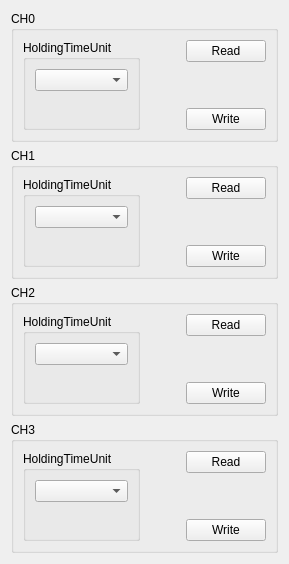
       <widget class="QWidget" name="tabAdvanced">
        <attribute name="title">
         <string>Advanced</string>
        </attribute>
        <layout class="QVBoxLayout" name="verticalLayout_34">
         <item>
          <layout class="QVBoxLayout" name="verticalLayout_33">
           <item>
            <widget class="QGroupBox" name="groupBox_5">
             <property name="title">
              <string>CH0</string>
             </property>
             <layout class="QVBoxLayout" name="verticalLayout_20">
              <item>
               <layout class="QHBoxLayout" name="horizontalLayout_31">
                <item>
                 <widget class="QGroupBox" name="groupBox_10">
                  <property name="title">
                   <string>HoldingTimeUnit</string>
                  </property>
                  <layout class="QVBoxLayout" name="verticalLayout_16">
                   <item>
                    <layout class="QVBoxLayout" name="verticalLayout_15">
                     <item>
                      <widget class="QComboBox" name="m_ch0HoldingTimeUnit"/>
                     </item>
                     <item>
                      <widget class="QLabel" name="m_ch0CurrentTimeUnit">
                       <property name="text">
                        <string/>
                       </property>
                      </widget>
                     </item>
                    </layout>
                   </item>
                  </layout>
                 </widget>
                </item>
                <item>
                 <spacer name="horizontalSpacer_9">
                  <property name="orientation">
                   <enum>Qt::Horizontal</enum>
                  </property>
                  <property name="sizeHint" stdset="0">
                   <size>
                    <width>40</width>
                    <height>20</height>
                   </size>
                  </property>
                 </spacer>
                </item>
                <item>
                 <layout class="QVBoxLayout" name="verticalLayout_17">
                  <item>
                   <widget class="QPushButton" name="m_btnCh0ReadAdvanced">
                    <property name="text">
                     <string>Read</string>
                    </property>
                   </widget>
                  </item>
                  <item>
                   <spacer name="verticalSpacer_9">
                    <property name="orientation">
                     <enum>Qt::Vertical</enum>
                    </property>
                    <property name="sizeHint" stdset="0">
                     <size>
                      <width>20</width>
                      <height>40</height>
                     </size>
                    </property>
                   </spacer>
                  </item>
                  <item>
                   <widget class="QPushButton" name="m_btnCh0WriteAdvanced">
                    <property name="text">
                     <string>Write</string>
                    </property>
                   </widget>
                  </item>
                 </layout>
                </item>
               </layout>
              </item>
             </layout>
            </widget>
           </item>
           <item>
            <widget class="QGroupBox" name="groupBox_7">
             <property name="title">
              <string>CH1</string>
             </property>
             <layout class="QVBoxLayout" name="verticalLayout_21">
              <item>
               <layout class="QHBoxLayout" name="horizontalLayout_32">
                <item>
                 <widget class="QGroupBox" name="groupBox_11">
                  <property name="title">
                   <string>HoldingTimeUnit</string>
                  </property>
                  <layout class="QVBoxLayout" name="verticalLayout_22">
                   <item>
                    <layout class="QVBoxLayout" name="verticalLayout_23">
                     <item>
                      <widget class="QComboBox" name="m_ch1HoldingTimeUnit"/>
                     </item>
                     <item>
                      <widget class="QLabel" name="m_ch1CurrentTimeUnit">
                       <property name="text">
                        <string/>
                       </property>
                      </widget>
                     </item>
                    </layout>
                   </item>
                  </layout>
                 </widget>
                </item>
                <item>
                 <spacer name="horizontalSpacer_10">
                  <property name="orientation">
                   <enum>Qt::Horizontal</enum>
                  </property>
                  <property name="sizeHint" stdset="0">
                   <size>
                    <width>40</width>
                    <height>20</height>
                   </size>
                  </property>
                 </spacer>
                </item>
                <item>
                 <layout class="QVBoxLayout" name="verticalLayout_24">
                  <item>
                   <widget class="QPushButton" name="m_btnCh1ReadAdvanced">
                    <property name="text">
                     <string>Read</string>
                    </property>
                   </widget>
                  </item>
                  <item>
                   <spacer name="verticalSpacer_10">
                    <property name="orientation">
                     <enum>Qt::Vertical</enum>
                    </property>
                    <property name="sizeHint" stdset="0">
                     <size>
                      <width>20</width>
                      <height>40</height>
                     </size>
                    </property>
                   </spacer>
                  </item>
                  <item>
                   <widget class="QPushButton" name="m_btnCh1WriteAdvanced">
                    <property name="text">
                     <string>Write</string>
                    </property>
                   </widget>
                  </item>
                 </layout>
                </item>
               </layout>
              </item>
             </layout>
            </widget>
           </item>
           <item>
            <widget class="QGroupBox" name="groupBox_8">
             <property name="title">
              <string>CH2</string>
             </property>
             <layout class="QVBoxLayout" name="verticalLayout_25">
              <item>
               <layout class="QHBoxLayout" name="horizontalLayout_33">
                <item>
                 <widget class="QGroupBox" name="groupBox_12">
                  <property name="title">
                   <string>HoldingTimeUnit</string>
                  </property>
                  <layout class="QVBoxLayout" name="verticalLayout_26">
                   <item>
                    <layout class="QVBoxLayout" name="verticalLayout_27">
                     <item>
                      <widget class="QComboBox" name="m_ch2HoldingTimeUnit"/>
                     </item>
                     <item>
                      <widget class="QLabel" name="m_ch2CurrentTimeUnit">
                       <property name="text">
                        <string/>
                       </property>
                      </widget>
                     </item>
                    </layout>
                   </item>
                  </layout>
                 </widget>
                </item>
                <item>
                 <spacer name="horizontalSpacer_11">
                  <property name="orientation">
                   <enum>Qt::Horizontal</enum>
                  </property>
                  <property name="sizeHint" stdset="0">
                   <size>
                    <width>40</width>
                    <height>20</height>
                   </size>
                  </property>
                 </spacer>
                </item>
                <item>
                 <layout class="QVBoxLayout" name="verticalLayout_28">
                  <item>
                   <widget class="QPushButton" name="m_btnCh2ReadAdvanced">
                    <property name="text">
                     <string>Read</string>
                    </property>
                   </widget>
                  </item>
                  <item>
                   <spacer name="verticalSpacer_11">
                    <property name="orientation">
                     <enum>Qt::Vertical</enum>
                    </property>
                    <property name="sizeHint" stdset="0">
                     <size>
                      <width>20</width>
                      <height>40</height>
                     </size>
                    </property>
                   </spacer>
                  </item>
                  <item>
                   <widget class="QPushButton" name="m_btnCh2WriteAdvanced">
                    <property name="text">
                     <string>Write</string>
                    </property>
                   </widget>
                  </item>
                 </layout>
                </item>
               </layout>
              </item>
             </layout>
            </widget>
           </item>
           <item>
            <widget class="QGroupBox" name="groupBox_9">
             <property name="title">
              <string>CH3</string>
             </property>
             <layout class="QVBoxLayout" name="verticalLayout_29">
              <item>
               <layout class="QHBoxLayout" name="horizontalLayout_34">
                <item>
                 <widget class="QGroupBox" name="groupBox_13">
                  <property name="title">
                   <string>HoldingTimeUnit</string>
                  </property>
                  <layout class="QVBoxLayout" name="verticalLayout_30">
                   <item>
                    <layout class="QVBoxLayout" name="verticalLayout_31">
                     <item>
                      <widget class="QComboBox" name="m_ch3HoldingTimeUnit"/>
                     </item>
                     <item>
                      <widget class="QLabel" name="m_ch3CurrentTimeUnit">
                       <property name="text">
                        <string/>
                       </property>
                      </widget>
                     </item>
                    </layout>
                   </item>
                  </layout>
                 </widget>
                </item>
                <item>
                 <spacer name="horizontalSpacer_12">
                  <property name="orientation">
                   <enum>Qt::Horizontal</enum>
                  </property>
                  <property name="sizeHint" stdset="0">
                   <size>
                    <width>40</width>
                    <height>20</height>
                   </size>
                  </property>
                 </spacer>
                </item>
                <item>
                 <layout class="QVBoxLayout" name="verticalLayout_32">
                  <item>
                   <widget class="QPushButton" name="m_btnCh3ReadAdvanced">
                    <property name="text">
                     <string>Read</string>
                    </property>
                   </widget>
                  </item>
                  <item>
                   <spacer name="verticalSpacer_12">
                    <property name="orientation">
                     <enum>Qt::Vertical</enum>
                    </property>
                    <property name="sizeHint" stdset="0">
                     <size>
                      <width>20</width>
                      <height>40</height>
                     </size>
                    </property>
                   </spacer>
                  </item>
                  <item>
                   <widget class="QPushButton" name="m_btnCh3WriteAdvanced">
                    <property name="text">
                     <string>Write</string>
                    </property>
                   </widget>
                  </item>
                 </layout>
                </item>
               </layout>
              </item>
             </layout>
            </widget>
           </item>
          </layout>
         </item>
        </layout>
       </widget>
